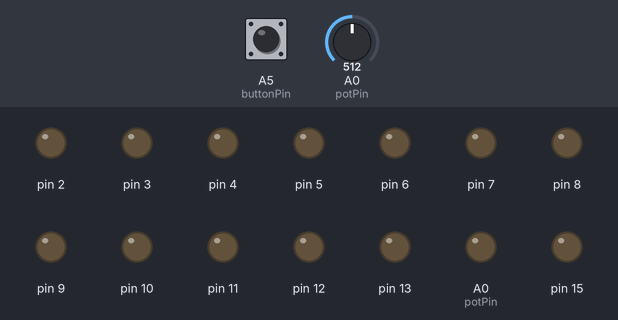
The sketch below on a simulated Arduino Uno, built with avr-gcc and run on an emulated ATmega328P. On the bench: output pins drawn as LEDs (lit = HIGH). The inputs (shaded band) are chosen by the test bench; at power-on: A0 (potPin) = 512, A5 (buttonPin) LOW.

Above: at 1.2 s.
1.3 s: A0 (potPin) set to 531
At 2.1 s:
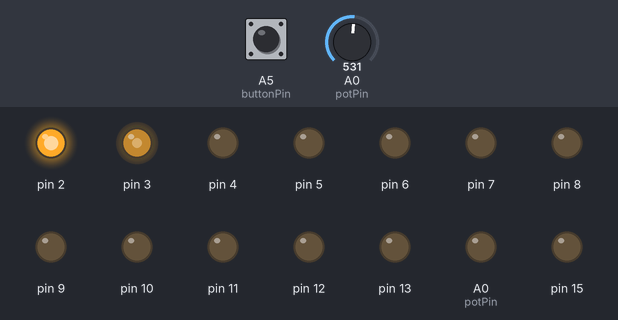
2.8 s: A5 (buttonPin) pulled HIGH for 0.15 s
At 4.0 s:
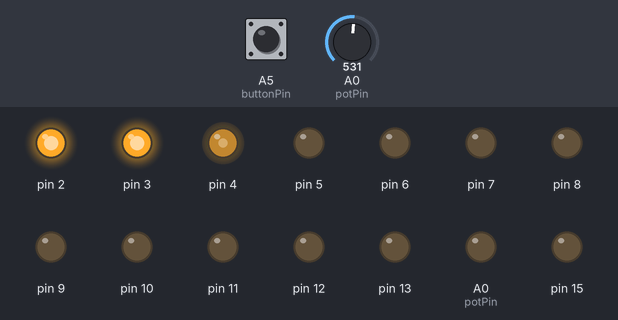
4.4 s: A0 (potPin) set to 511
At 5.2 s:
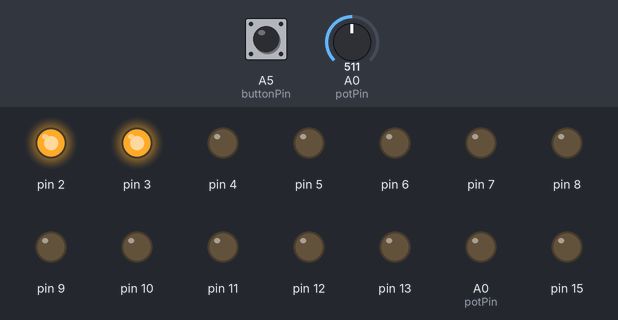
5.9 s: A0 (potPin) set to 493
7.4 s: A0 (potPin) set to 464
At 8.0 s:
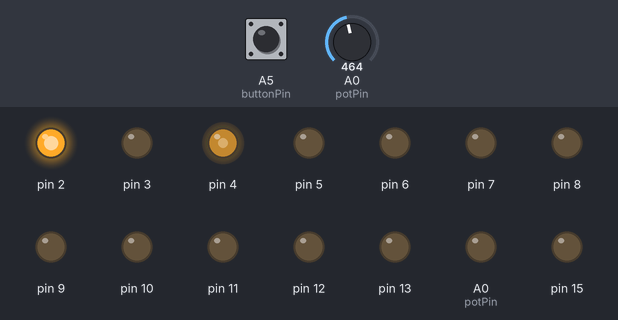
8.9 s: A5 (buttonPin) pulled HIGH for 1 s
At 9.9 s:
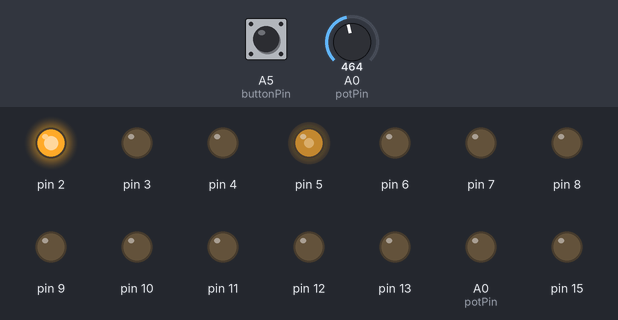
Timing chart, 0 to 11.9 s (numbered marks = the images above; inputs shaded):
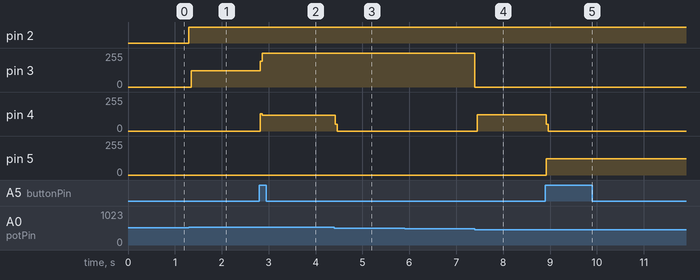

Measured:
- the behaviour switches between 520 and 521 on A0 (potPin) (found by bisection; images 0 and 1)
- the behaviour switches between 480 and 479 on A0 (potPin) (found by bisection; images 3 and 4)
- after the input at 1.3 s, pin 2: LOW → HIGH at once; pin 3: 0/255 → 122/255 at once
- after the input at 2.8 s, pin 3: 122/255 → 255/255 at once; pin 4: 0/255 → 119/255 at once
- after the input at 4.4 s, pin 4: 119/255 → 0/255 at once
- after the input at 5.9 s, every drawn part: stays the same
- after the input at 7.4 s, pin 3: 255/255 → 0/255 at once; pin 4: 0/255 → 122/255 at once
- after the input at 8.9 s, pin 4: 122/255 → 0/255 at once; pin 5: 0/255 → 122/255 at once

The sketch:

sketch_component_arduinoPinsTest.ino
```cpp
/**
 * Arduino Pins Test
 */

#define potPin A0
#define buttonPin A5
#define totalPins 51

int dirPin[totalPins];
int stepPin[totalPins];

bool isMoving = false;
int pinCheck = 0;
bool prevButton = false;

void setup() {
    for (int i = 0; i < totalPins; i++) {
        dirPin[i] = i + 2;
        stepPin[i] = i + 3;
    }
    for (int n; n < totalPins; n++) {
        pinMode(dirPin[n], OUTPUT);
        pinMode(stepPin[n], OUTPUT);
    }
    pinMode(buttonPin, INPUT);
}

void loop() {
    int potVal = analogRead(potPin);
    bool buttonRead = digitalRead(buttonPin);
    if (buttonRead) {
      if (buttonRead != prevButton) {
        pinCheck++;
      }
    }

    if (potVal < 480) {
        digitalWrite(dirPin[pinCheck], LOW);
        isMoving = true;
    } else if (potVal > 520) {
        digitalWrite(dirPin[pinCheck], HIGH);
        isMoving = true;
    } else {
        isMoving = false;
    }

    if (isMoving == true) {
        digitalWrite(stepPin[pinCheck], HIGH);
        delayMicroseconds(1000);
        digitalWrite(stepPin[pinCheck], LOW);
        delayMicroseconds(1000);
    }
    prevButton = buttonRead;
}
```
